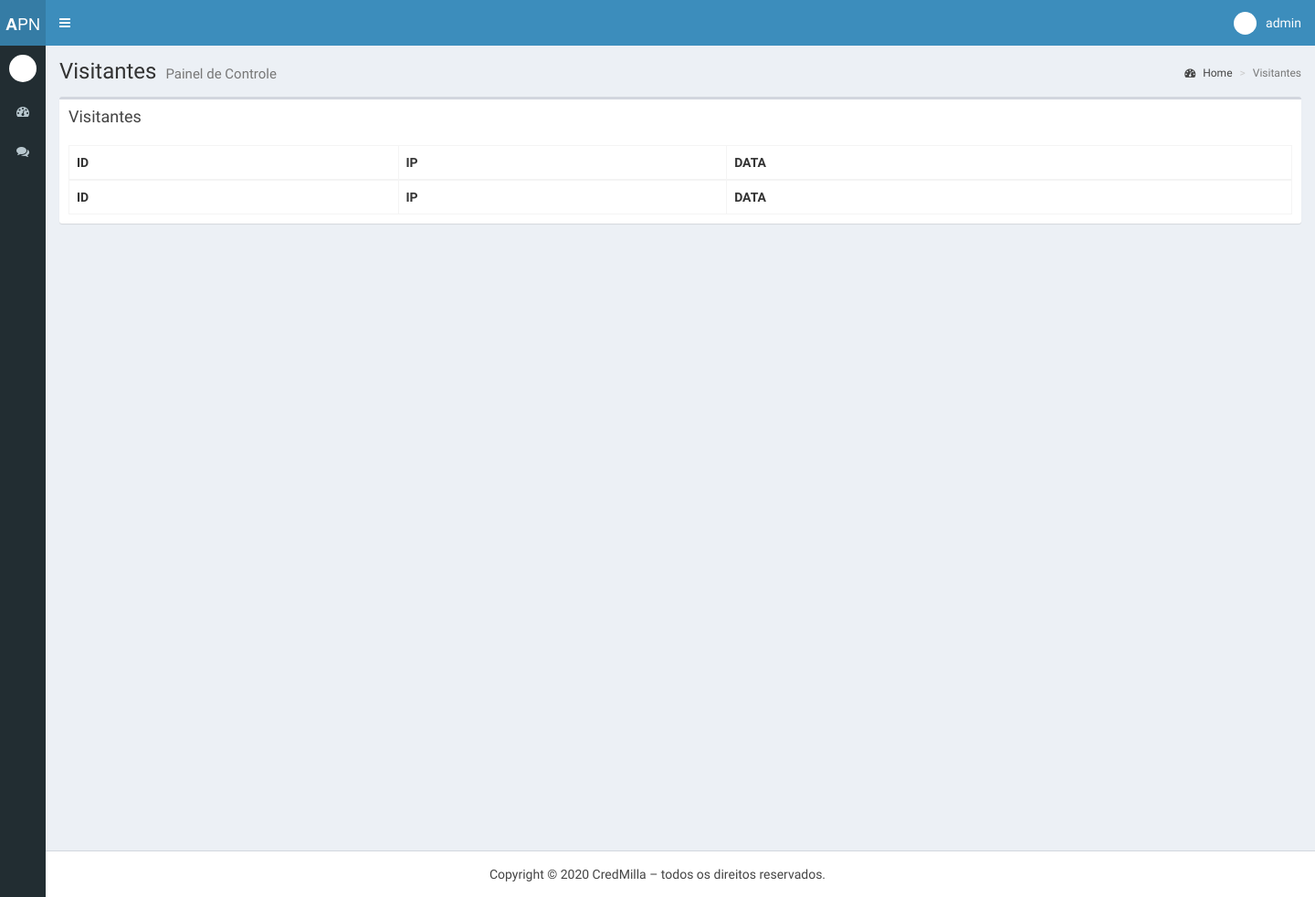
The app's page /visitorsUniqueTable.php (signed in), older data.
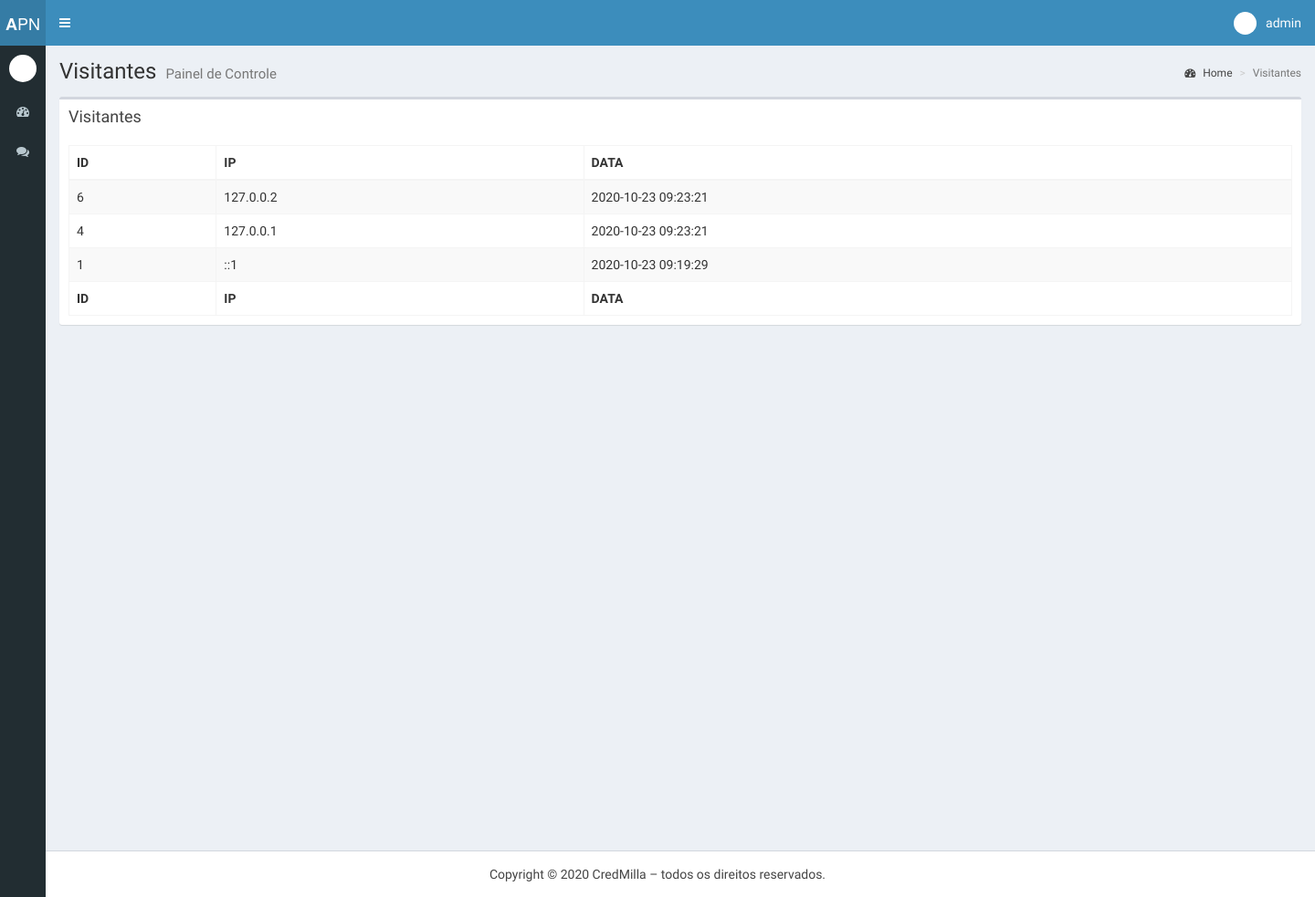
The same page, newer data.
### tables this page shows
CREATE TABLE `visitors` (
  `id` int(11) NOT NULL,
  `ip` varchar(100) NOT NULL,
  `date_time` datetime NOT NULL
);

### src/classes/DataBase.php (called while the page is built, shortened)
<?php
class DataBase
{
    private $hostname = 'localhost';
    private $user = 'root';
    private $password = '';
    private $dbname = 'credmilla_db';
    private $pdo;
    public function Connect()
    {
        $dsn = 'mysql:dbname=' . $this->dbname . ';host=' . $this->hostname;
        try {
            $this->pdo = new PDO($dsn, $this->user, $this->password);
            $this->pdo->setAttribute(PDO::ATTR_DEFAULT_FETCH_MODE, PDO::FETCH_OBJ);
            $this->pdo->setAttribute(PDO::ATTR_ERRMODE, PDO::ERRMODE_EXCEPTION);
            $this->pdo->setAttribute(PDO::ATTR_EMULATE_PREPARES, false);
        } catch (PDOException $th) {
            throw new Exception( $th->getMessage());
        }
    }
    public function FetchAllData($sql, $props)
    {
        try {
            $stmt = $this->pdo->prepare($sql);
            $stmt->execute($props);
            return $stmt->fetchAll();
        } catch (PDOException $th) {
            echo $th->getMessage();
            die();
        }
    }
}

### visitorsUniqueTable.php (the view, shortened to what this page needs)
<!DOCTYPE html>
<head>
  <link rel="stylesheet" href="bootstrap/css/bootstrap.min.css">
  <link rel="stylesheet" href="https://cdnjs.cloudflare.com/ajax/libs/font-awesome/4.5.0/css/font-awesome.min.css">
  <link rel="stylesheet" href="https://cdnjs.cloudflare.com/ajax/libs/ionicons/2.0.1/css/ionicons.min.css">
  <link rel="stylesheet" href="dist/css/AdminLTE.min.css">
  <link rel="stylesheet" href="dist/css/skins/_all-skins.min.css">
  <link rel="stylesheet" href="plugins/bootstrap-wysihtml5/bootstrap3-wysihtml5.min.css">
</head>
<body class="hold-transition skin-blue sidebar-mini sidebar-collapse">
  <header class="main-header">
    <a href="index2.html" class="logo">
      <span class="logo-mini"><b>A</b>PN</span>
    </a>
    <nav class="navbar navbar-static-top">
      <a href="#" class="sidebar-toggle" data-toggle="offcanvas" role="button">
      </a>
      <div class="navbar-custom-menu">
        <ul class="nav navbar-nav">
          <li class="dropdown user user-menu">
            <a href="#" class="dropdown-toggle" data-toggle="dropdown">
              <img src="dist/img/user2-160x160.jpg" class="user-image" alt="User Image">
              <span class="hidden-xs"><?php echo $_SESSION['login']; ?></span>
            </a>
          </li>
        </ul>
      </div>
    </nav>
  </header>
  <aside class="main-sidebar">
    <section class="sidebar">
      <div class="user-panel">
        <div class="pull-left image">
          <img src="dist/img/user2-160x160.jpg" class="img-circle" alt="User Image">
        </div>
      </div>
      <ul class="sidebar-menu">
        <li class="treeview">
          <a href="#">
            <i class="fa fa-dashboard"></i> <span>Visitantes</span>
          </a>
        </li>
        <li>
          <a href="./chatSupport.php" class="chat-queue">
            <i class="fa fa-comments"></i> <span>Chat</span>
          </a>
        </li>
      </ul>
    </section>
  </aside>
  <div class="content-wrapper">
    <section class="content-header">
      <h1>
        Visitantes
        <small>Painel de Controle</small>
      </h1>
      <ol class="breadcrumb">
        <li><a href="./adminPage.php"><i class="fa fa-dashboard"></i> Home</a></li>
        <li class="active">Visitantes</li>
      </ol>
    </section>
    <section class="content">
      <div class="row">
        <div class="col-xs-12">
          <div class="box">
            <div class="box-header">
              <h3 class="box-title">Visitantes</h3>
            </div>
            <div class="box-body">
              <table id="example1" class="table table-bordered table-striped">
                <thead>
                  <tr>
                    <th>ID</th>
                    <th>IP</th>
                    <th>DATA</th>
                  </tr>
                </thead>
                <tbody>
                  <?php
                    require_once('./src/classes/DataBase.php');
                    $db = new DataBase();
                    $res = $db->FetchAllData("SELECT * FROM visitors GROUP BY ip ORDER by ip DESC", []);
                    if(true){
                      foreach($res as $r){
                        echo "<tr>
                        <td>$r->id</td>
                        <td>$r->ip
                        </td>
                        <td>$r->date_time</td>
                      </tr>
                        ";
                      }
                    }
                  ?>
                </tbody>
                <tfoot>
                  <tr>
                    <th>ID</th>
                    <th>IP</th>
                    <th>DATA</th>
                  </tr>
                </tfoot>
              </table>
            </div>
          </div>
        </div>
      </div>
    </section>
    <section class="col-lg-7 connectedSortable">
    </section>
    <section class="col-lg-5 connectedSortable">
    </section>
  </div>
  <footer class="main-footer">
    Copyright © 2020 CredMilla – todos os direitos reservados.
  </footer>
</body>
</html>

Row changes from the older to the newer data that the page shows:
added visitors: id "6", ip "127.0.0.2", date_time "2020-10-23 09:23:21"
added visitors: id "4", ip "127.0.0.1", date_time "2020-10-23 09:23:21"
added visitors: id "1", ip "::1", date_time "2020-10-23 09:19:29"
